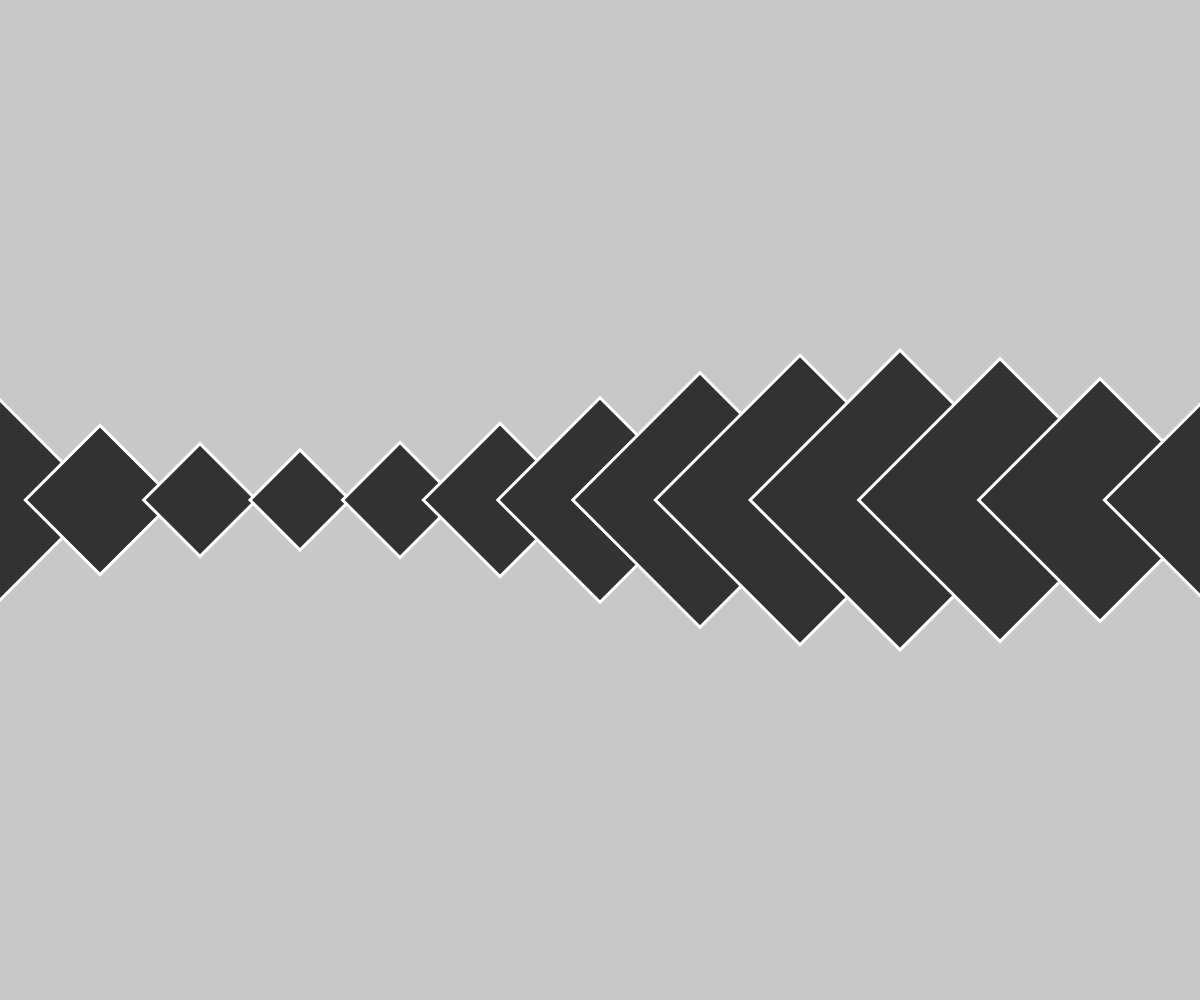
Frame 1 (no input)
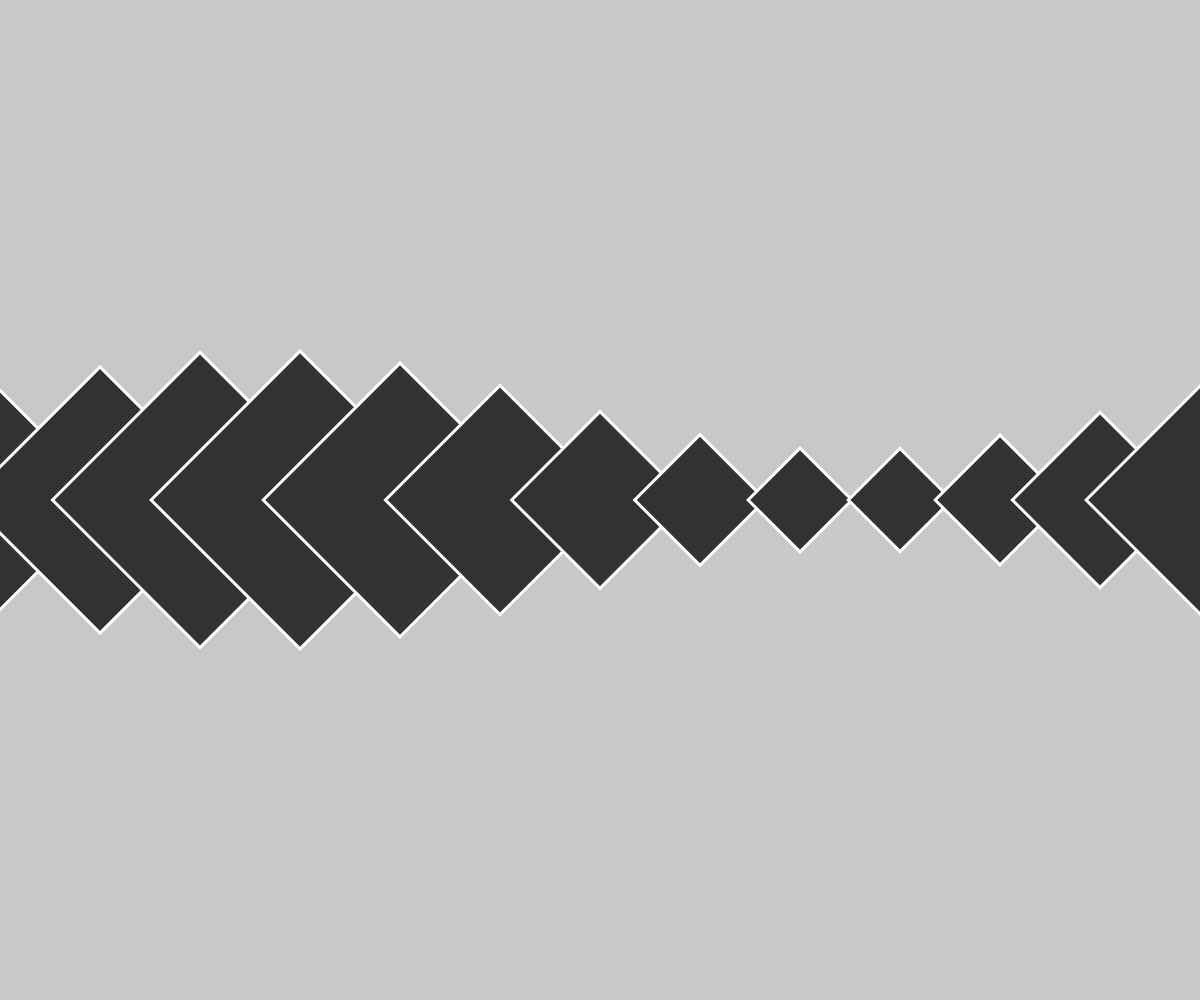
Frame 60 (no input)
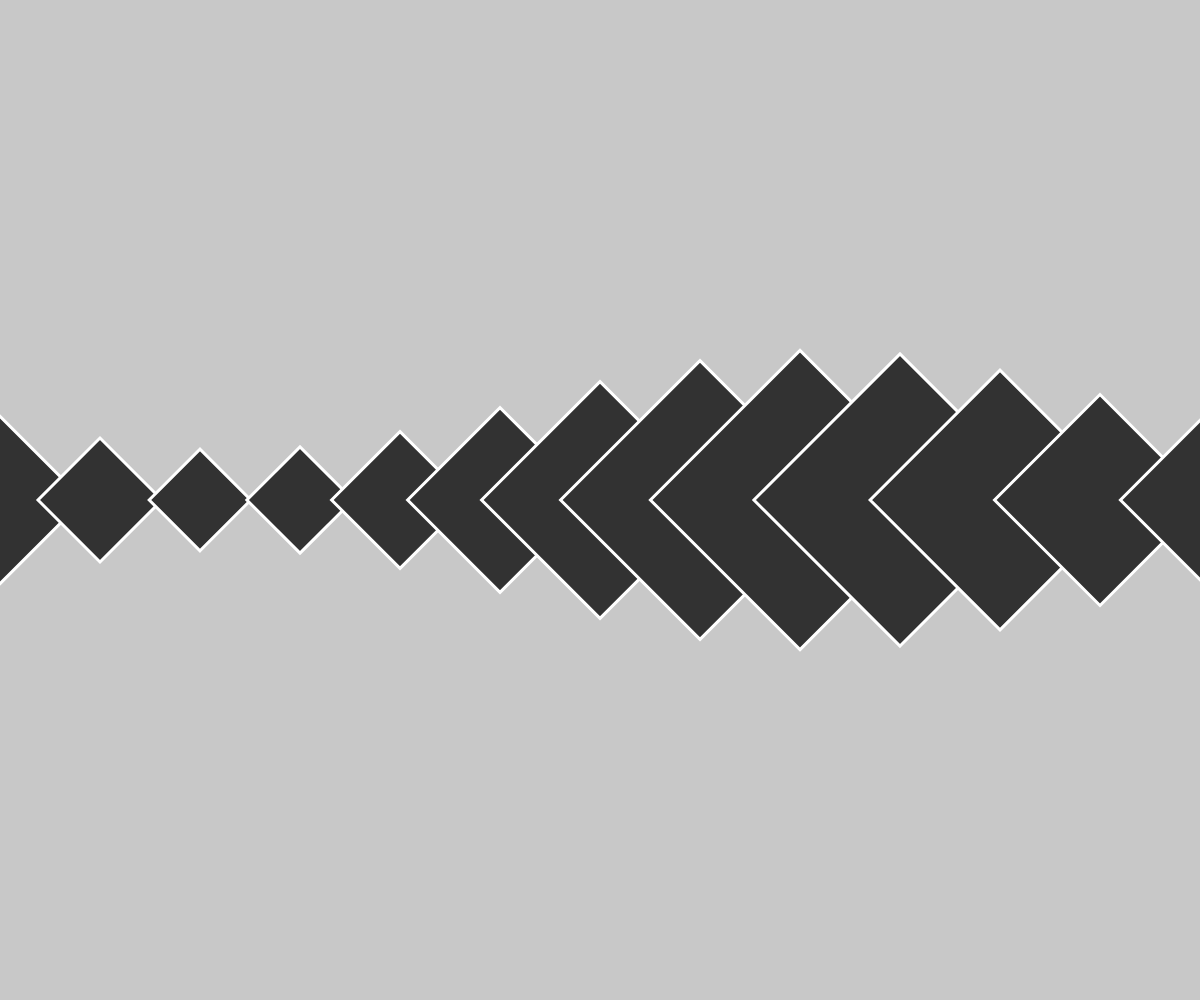
Frame 120 (the mouse pressed at the canvas centre since frame 60)

The p5.js sketch that drew these frames (run headless with seeded random() and noise() and a simulated clock; from frame 60 on, the mouse is pressed at the canvas centre):

// p5.js sketch
// ── sketch.js
// inspired by: https://www.pinterest.nz/pin/512495632586335040/

let angle = 0;
let offset = 50;

function setup() {
  createCanvas(window.innerWidth, window.innerHeight);
}

function draw() {
  background(200);
  rectMode(CENTER);
  translate(0, height / 2);
  fill(50);
  stroke(255);
  strokeWeight(3);

  for (let offset = 0; offset <= ceil(width); offset += 100) {
    let size = map(sin(angle + offset), -1, 1, 50, 150);

    beginShape();
    vertex(0, size); // top
    vertex(size, 0); // right
    vertex(0, -size); // bottom
    vertex(-size, 0); // left
    endShape(CLOSE);

    translate(100, 0);
  }

  angle += 0.05;

}
